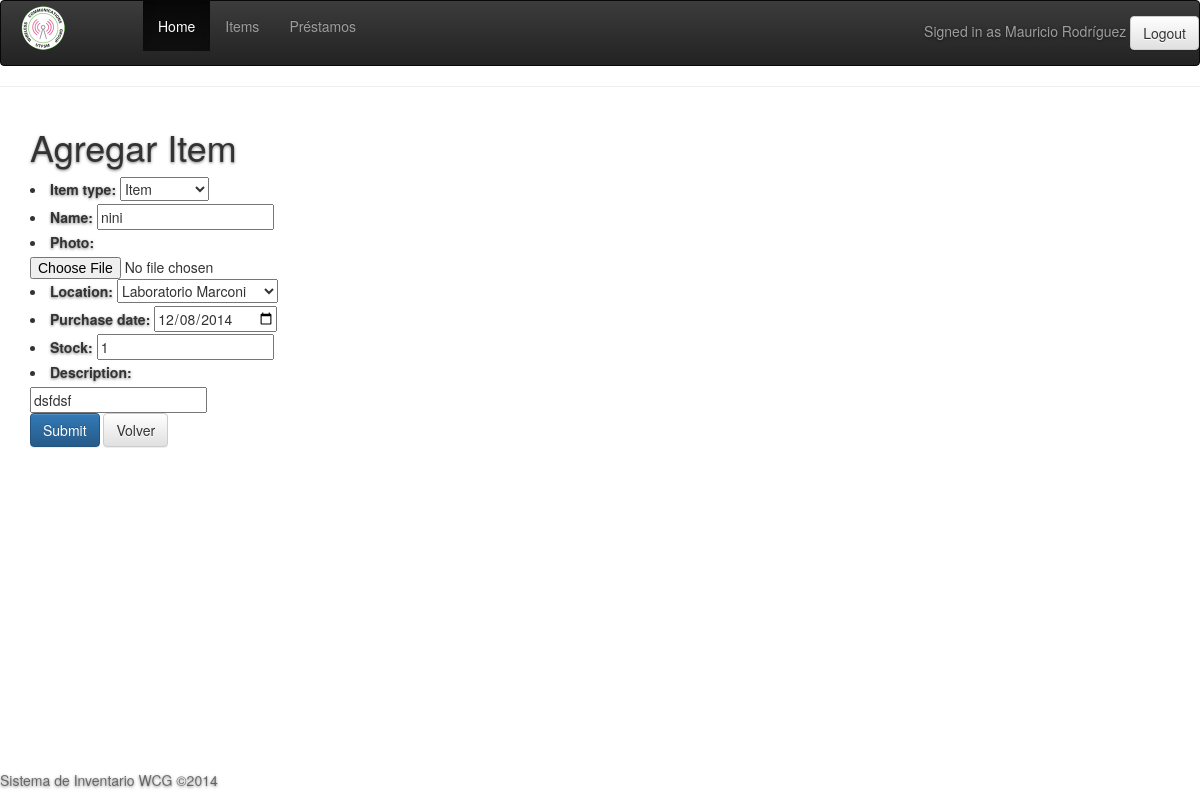
Page /edit_item/24/ (signed in) on the committed database.
### inventory/models.py (models this page shows, shortened)
class Item(models.Model):
	ITEM_TYPE_CHOICES = (
		('Item', 'Item'),
		('Instrument', 'Instrument'),
		('Material', 'Material'),
		('Tool', 'Tool')
	)
	location = models.ForeignKey(Location)
	name = models.CharField(max_length=100)
	description = models.CharField(max_length=100)
	purchase_date = models.DateField()
	stock = models.IntegerField(default=1)
	item_type = models.CharField(max_length=10, choices=ITEM_TYPE_CHOICES, default='Item')
	photo = models.ImageField(upload_to="item_photo", blank=True, null=True)

class Location(models.Model):
	administrator = models.ForeignKey(Administrator)
	name = models.CharField(max_length=100)
	location = models.CharField(max_length=100)
	def __unicode__(self):
		return u"{0}".format(self.name)

### inventory/views/items.py (the view)
# urls.py: url(r'^edit_item/(?P<id_item>[0-9]+)/$'     ,'inventory.views.items.edit_item'),
@user_passes_test(lambda u: isAdmin(u), '/dashboard')
def edit_item(request, id_item):
	item = get_object_or_404(Item, pk=id_item)
	ItemFormSet = modelform_factory(Item, form=ItemForm)
	if request.method == 'POST':
	    formset = ItemForm(request.POST, instance=item)
	    if formset.is_valid():
	        formset.save()
	        return HttpResponseRedirect('/list_items')
	else:
	    formset = ItemFormSet(instance = item )
	return render_to_response("items_edit.html", {"form": formset,"item":item}, context_instance=RequestContext(request))

### inventory/views/user.py (called while the page is built)
def isAdmin(u):
	''' Identifies if the user is an administrator.
		Use this with user_passes_test decorator
	'''
	if u.is_authenticated():
		return Administrator.objects.filter( user = u).exists()
	else:
		return False

### inventory/templates/items_edit.html (shortened to what this page needs)
{% extends 'base.html' %}
{% block contenido %}
<div class="container">
<div class="row">
<div class="col-md-3">
<h1>Agregar Item</h1>
<form action="/edit_item/{{item.id}}/" method="post">
    {{ form.as_ul }}
    <input class="btn btn-primary" type="submit" value="Submit" />
    <input id="backbutton" class="btn btn-default" type="button" value="Volver"/>
</form>
</div>
</div>
</div>
{% endblock %}

### inventory/templates/base.html (shortened to what this page needs)
{% load bootstrap3 %}
<!DOCTYPE html>
<html lang='es'>
<head>
  <link rel='stylesheet' href='{{STATIC_URL}}css/base.css'>
  {% bootstrap_css %}
  <link rel="stylesheet" href="http://maxcdn.bootstrapcdn.com/bootstrap/3.2.0/css/bootstrap.min.css">
  <link rel="stylesheet" href="http://maxcdn.bootstrapcdn.com/bootstrap/3.2.0/css/bootstrap-theme.min.css">
</head>
  <header>
	<nav class="navbar navbar-inverse" role="navigation">
  <div class="container-fluid">
    <div class="navbar-header">
      <a class="navbar-brand" rel="home" href="#" title="WCG">
        <img style="max-width:50%; margin-top: -10px;"
             src="{{STATIC_URL}}img/logo.png"></a>
    </div>
    <div class="collapse navbar-collapse" id="bs-example-navbar-collapse-1">
        <ul class="nav navbar-nav">
        <li class="active"><a href="{{TEMPLATE_DIRS}}/dashboard">Home</a></li>
        <li><a href="{{TEMPLATE_DIRS}}/list_items">Items</a></li>
        <li><a href="{{TEMPLATE_DIRS}}/list_loans">Préstamos</a></li>
        </ul>
        <ul class="nav navbar-nav navbar-right">
        <p class="navbar-text navbar-right">Signed in as {{user.first_name|capfirst}} {{user.last_name|capfirst}} <a class="btn btn-default" href="/logout">
            	Logout</a></p>
      </ul>
      </div>
  </div>
</nav>
	<hr>
  </header>
		<body>
	    {% block contenido %}{% endblock %}
    <div class='mastfoot'>
  	  <p>Sistema de Inventario WCG &copy;2014</p>
    </div>
</body>
</html>

### inventory/static/css/base.css (style rules this page uses)
a, a:focus, a:hover { color: #fff; }
.btn-default, .btn-default:hover, .btn-default:focus { color: #333; text-shadow: none; background-color: #fff; border: 1px solid #fff; }
html,body { height: 100%; }
body { color: #000; text-align: left; text-shadow: 0 1px 3px rgba(0,0,0,.5); }
.mastfoot { color: #000000; color: rgba(0,0,0,.5); }
@media (min-width: 768px) { .mastfoot { position: fixed; bottom: 0; } }
@media (min-width: 768px) { .masthead, .mastfoot, .cover-container { width: 100%; } }
@media (min-width: 992px) { .masthead, .mastfoot, .cover-container { width: 700px; } }

### rows in the picture
Item: item_type "Item", name "nini", location "Laboratorio Marconi", purchase_date "12/08/2014", stock "1", description "dsfdsf"

### other values in the picture
{{ user.first_name|capfirst }} "Mauricio"
{{ user.last_name|capfirst }} "Rodríguez"
